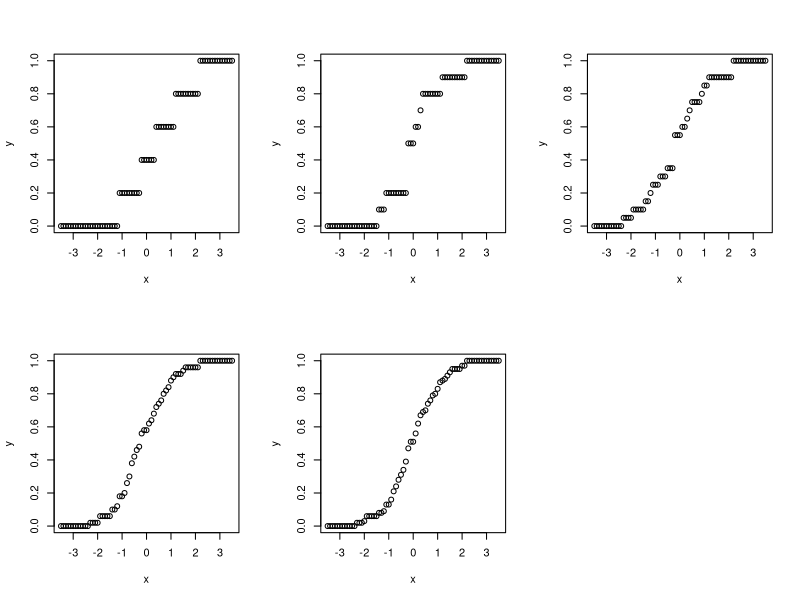
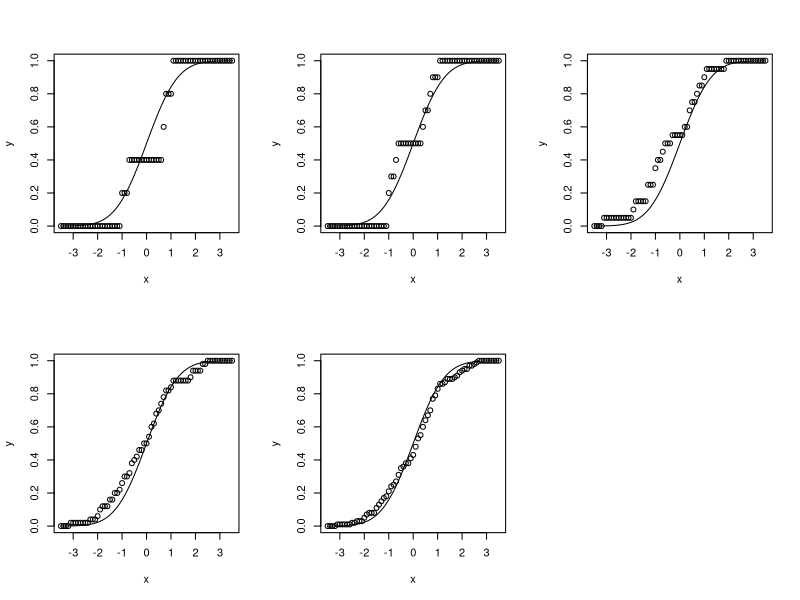
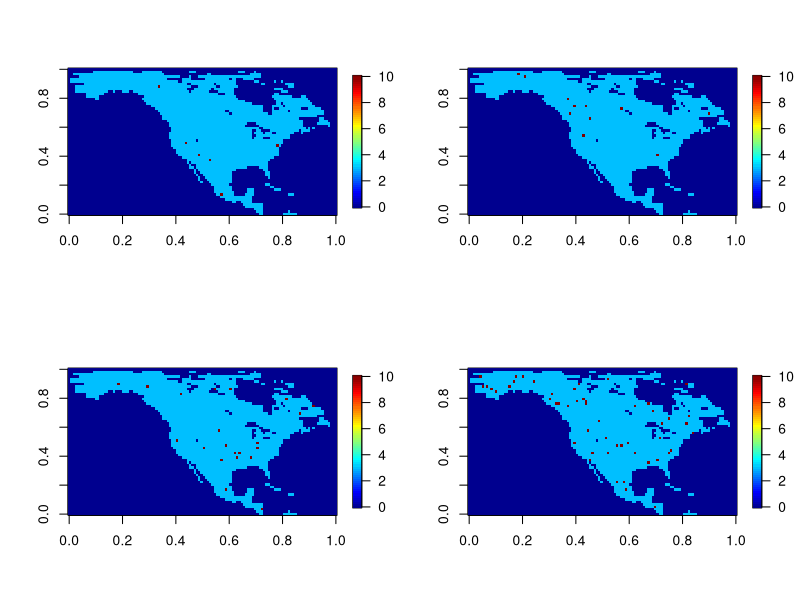
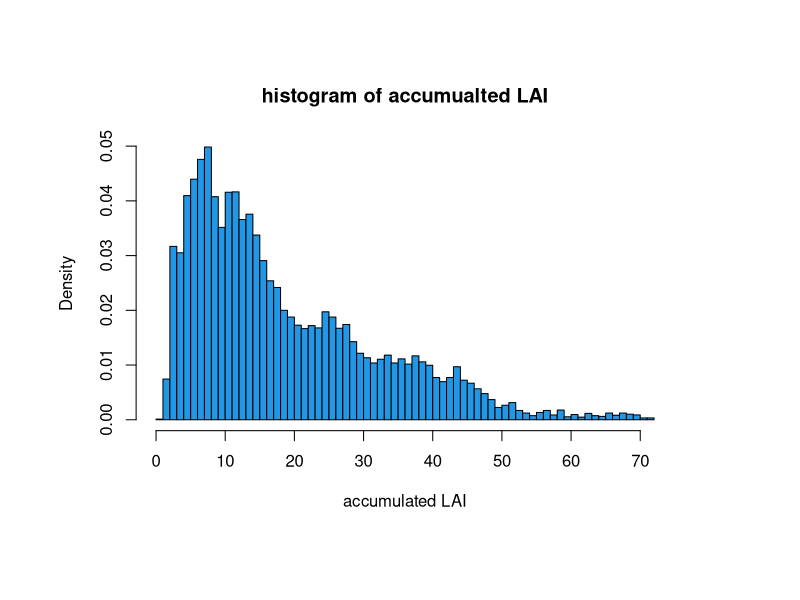
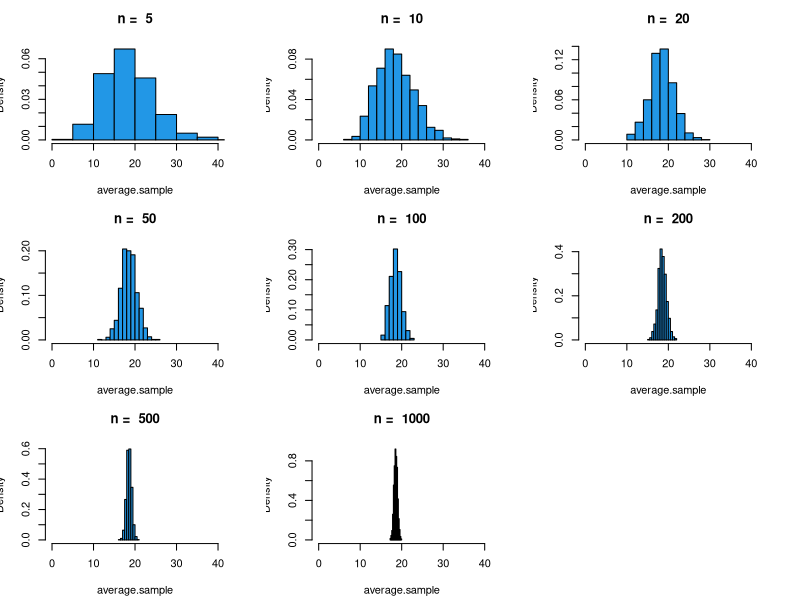

Here is the R script that generated these plots, in order:
## ---- chunk 1
phim <- function(Xseq, m) {
  f <- function(x) {
    return (1/m * sum((Xseq <= x)[1:m])); 
  }
  return (f)
}
# plot 

Xseq <- rnorm(200)
x <- seq(-3.5,3.5,0.1)
cdf <- pnorm(x)
mseq <- c(5, 10, 20, 50, 100)

par(mfrow = c(2, 3))
for (j in 1:length(mseq)) {
  y <- c() 
  for (i in 1:length(x)) {
    y <- c(y, phim(Xseq, mseq[j])(x[i])) 
  }
  plot(x, y) 
}
par(mfrow = c(1, 1))

## ---- chunk 2
phim <- function(Xseq, m) {
  f <- function(x) {
    return (1/m * sum((Xseq <= x)[1:m])); 
  }
  return (f)
}
# plot 

Xseq <- rnorm(200)
x <- seq(-3.5,3.5,0.1)
cdf <- pnorm(x)
mseq <- c(5, 10, 20, 50, 100)

par(mfrow = c(2, 3))
for (j in 1:length(mseq)) {
  y <- c() 
  for (i in 1:length(x)) {
    y <- c(y, phim(Xseq, mseq[j])(x[i])) 
  }
  plot(x, y) 
  lines(x, cdf) 
  maxdiff = max(abs(y - cdf))
  print(paste("m = ", mseq[j], ", max diff =", maxdiff)) 
}
par(mfrow = c(1, 1))

## ---- chunk 3
LAI <- read.csv('LAI.csv', head = F) 
LAI = as.matrix(LAI) #convert to matrix for later use of apply() function to the data set.

library(fields)
T = dim(LAI)[1] # 72 time points
Tlist = 1:T
LAI = sapply(Tlist, function(i) matrix(LAI[i,],nrow=120,ncol=60,byrow=T),simplify="array")
## ---- chunk 4
nseq = c(5, 10, 20, 50) 
L = (LAI[,,7] > 0) * 3

par(mfrow = c(2, 2))
for (j in 1:length(nseq)) { 
  
  LAI1 = L
  
  i = 0 
  while (i <= nseq[j]){
    
    rindex = sample(1:120,1,replace=FALSE)
    cindex = sample(1:60,1,replace=FALSE)
    if (LAI1[rindex, cindex] == 3) {
      i = i+1
      LAI1[rindex, cindex] = 10
    }
  }
  image.plot(LAI1)
}
par(mfrow = c(1,1 ))
## ---- chunk 5
nonocean.id = which(LAI!=0, arr.ind = TRUE)
AccLAI = array(0, c(dim(nonocean.id)[1],6))
for (i in 1:dim(nonocean.id)[1]){
  for (j in 0:5){
    AccLAI[i,j+1] = sum(LAI[nonocean.id[i, 1], nonocean.id[i, 2], (j*12 + 1):(j*12+12)])
  }
}
# plot the histogram
hist(as.numeric(AccLAI),breaks=100,freq=FALSE,col=4,main="histogram of accumualted LAI",xlab="accumulated LAI")

## ---- chunk 6
nseq = c(5, 10, 20, 50, 100, 200, 500, 1000) 
par(mfrow = c(3,3))
for (i in 1:length(nseq)) {
    sampled.nonocean = sample(1:dim(nonocean.id)[1],size=nseq[i],replace=FALSE)
    print(abs(mean(AccLAI[sampled.nonocean,]) - mean(AccLAI)))
}
## ---- chunk 7
nseq = c(5, 10, 20, 50, 100, 200, 500, 1000) 
par(mfrow = c(3,3))
for (i in 1:length(nseq)) {
  average.sample <- c() 
  for (j in 1:1000) {
    sampled.nonocean = sample(1:dim(nonocean.id)[1],size=nseq[i],replace=FALSE)
    # print(abs(mean(AccLAI[sampled.nonocean,]) - mean(AccLAI)))
    average.sample <- c(average.sample, mean(AccLAI[sampled.nonocean,]))
  }
  hist(average.sample, freq = F, col = 4, xlim = c(0, 40), main = paste("n = ", nseq[i]) )
}
